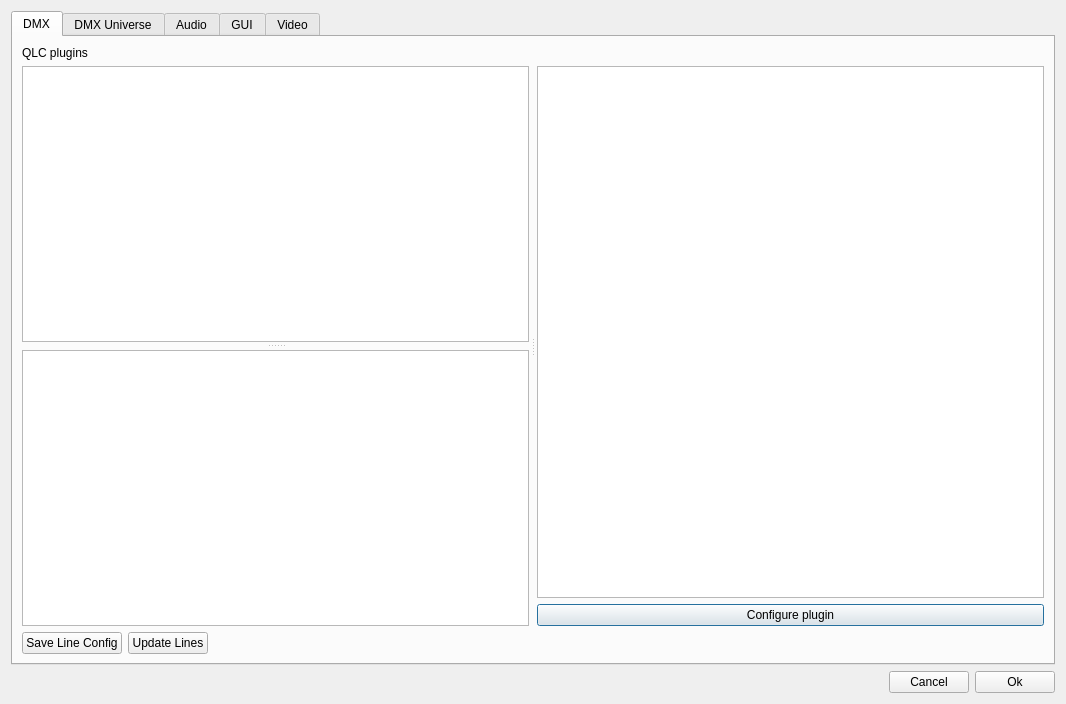
<?xml version="1.0" encoding="UTF-8"?>
<ui version="4.0">
 <class>SetupWidget</class>
 <widget class="QDialog" name="SetupWidget">
  <property name="geometry">
   <rect>
    <x>0</x>
    <y>0</y>
    <width>1066</width>
    <height>704</height>
   </rect>
  </property>
  <property name="windowTitle">
   <string>StageRunner Setup &amp; Configuration</string>
  </property>
  <layout class="QVBoxLayout" name="verticalLayout">
   <item>
    <widget class="QTabWidget" name="tabWidget">
     <property name="currentIndex">
      <number>0</number>
     </property>
     <widget class="QWidget" name="dmxTab">
      <attribute name="title">
       <string>DMX</string>
      </attribute>
      <layout class="QVBoxLayout" name="verticalLayout_3">
       <item>
        <widget class="QLabel" name="qlcPluginLab">
         <property name="text">
          <string>QLC plugins</string>
         </property>
        </widget>
       </item>
       <item>
        <widget class="QSplitter" name="splitter_2">
         <property name="sizePolicy">
          <sizepolicy hsizetype="Expanding" vsizetype="Expanding">
           <horstretch>0</horstretch>
           <verstretch>0</verstretch>
          </sizepolicy>
         </property>
         <property name="orientation">
          <enum>Qt::Horizontal</enum>
         </property>
         <property name="handleWidth">
          <number>8</number>
         </property>
         <property name="childrenCollapsible">
          <bool>false</bool>
         </property>
         <widget class="QSplitter" name="splitter">
          <property name="orientation">
           <enum>Qt::Vertical</enum>
          </property>
          <property name="handleWidth">
           <number>8</number>
          </property>
          <widget class="QListWidget" name="qlcPluginsList"/>
          <widget class="QTableWidget" name="dmxMappingTable"/>
         </widget>
         <widget class="QWidget" name="layoutWidget">
          <layout class="QVBoxLayout" name="verticalLayout_2">
           <item>
            <widget class="QTextEdit" name="qlcPluginEdit"/>
           </item>
           <item>
            <widget class="QPushButton" name="configurePluginButton">
             <property name="text">
              <string>Configure plugin</string>
             </property>
            </widget>
           </item>
          </layout>
         </widget>
        </widget>
       </item>
       <item>
        <layout class="QHBoxLayout" name="pluginLayout">
         <property name="topMargin">
          <number>0</number>
         </property>
         <item>
          <widget class="QPushButton" name="saveDmxConfigButton">
           <property name="text">
            <string>Save Line Config</string>
           </property>
          </widget>
         </item>
         <item>
          <widget class="QPushButton" name="updateLinesButton">
           <property name="text">
            <string>Update Lines</string>
           </property>
          </widget>
         </item>
         <item>
          <spacer name="horizontalSpacer_2">
           <property name="orientation">
            <enum>Qt::Horizontal</enum>
           </property>
           <property name="sizeHint" stdset="0">
            <size>
             <width>40</width>
             <height>20</height>
            </size>
           </property>
          </spacer>
         </item>
        </layout>
       </item>
      </layout>
     </widget>
     <widget class="QWidget" name="dmxUniverseTab">
      <attribute name="title">
       <string>DMX Universe</string>
      </attribute>
      <layout class="QVBoxLayout" name="verticalLayout_5">
       <item>
        <widget class="QPushButton" name="addDmxUniverseToTemplateButton">
         <property name="text">
          <string>Add DMX Universe Template to template list</string>
         </property>
        </widget>
       </item>
       <item>
        <spacer name="verticalSpacer_3">
         <property name="orientation">
          <enum>Qt::Vertical</enum>
         </property>
         <property name="sizeHint" stdset="0">
          <size>
           <width>20</width>
           <height>479</height>
          </size>
         </property>
        </spacer>
       </item>
      </layout>
     </widget>
     <widget class="QWidget" name="audioTab">
      <attribute name="title">
       <string>Audio</string>
      </attribute>
      <layout class="QGridLayout" name="audioLayout">
       <property name="horizontalSpacing">
        <number>10</number>
       </property>
       <item row="0" column="0">
        <widget class="QLabel" name="label_2">
         <property name="text">
          <string>Audio buffer size (bytes)</string>
         </property>
        </widget>
       </item>
       <item row="4" column="3">
        <widget class="QLabel" name="label_3">
         <property name="text">
          <string>Slot 2 Output device</string>
         </property>
        </widget>
       </item>
       <item row="5" column="2">
        <widget class="QSpinBox" name="mapAudioToDmx3">
         <property name="maximum">
          <number>512</number>
         </property>
        </widget>
       </item>
       <item row="6" column="4">
        <widget class="QComboBox" name="slotDeviceCombo4"/>
       </item>
       <item row="2" column="1">
        <widget class="QCheckBox" name="useLogVolumeProjectCheck">
         <property name="text">
          <string>in project</string>
         </property>
        </widget>
       </item>
       <item row="1" column="1">
        <widget class="QLabel" name="reactivateAudioLabel">
         <property name="text">
          <string>reactivate after (ms)</string>
         </property>
        </widget>
       </item>
       <item row="2" column="0">
        <widget class="QLabel" name="useLogVolumeLabel">
         <property name="text">
          <string>Use logarithmic volume dials</string>
         </property>
        </widget>
       </item>
       <item row="5" column="4">
        <widget class="QComboBox" name="slotDeviceCombo3"/>
       </item>
       <item row="8" column="3" colspan="2">
        <widget class="QPushButton" name="restartAudioVideoSlots">
         <property name="text">
          <string>Restart Audio and Video Slots</string>
         </property>
        </widget>
       </item>
       <item row="3" column="2">
        <widget class="QSpinBox" name="mapAudioToDmx1">
         <property name="toolTip">
          <string>DMX Channel</string>
         </property>
         <property name="maximum">
          <number>512</number>
         </property>
        </widget>
       </item>
       <item row="8" column="0" colspan="2">
        <widget class="QLabel" name="defaultAudioFadeOutTimeMs">
         <property name="text">
          <string>Default audio fadeout time [ms]</string>
         </property>
        </widget>
       </item>
       <item row="3" column="1">
        <widget class="QSpinBox" name="mapAudioToUniv1">
         <property name="toolTip">
          <string>Universe for sound slot 1</string>
         </property>
         <property name="maximum">
          <number>4</number>
         </property>
        </widget>
       </item>
       <item row="2" column="2">
        <widget class="QCheckBox" name="useLogVolumeDefaultCheck">
         <property name="text">
          <string>Logarithmic volume default</string>
         </property>
        </widget>
       </item>
       <item row="5" column="3">
        <widget class="QLabel" name="label_4">
         <property name="text">
          <string>Slot 3 Output device</string>
         </property>
        </widget>
       </item>
       <item row="6" column="2">
        <widget class="QSpinBox" name="mapAudioToDmx4">
         <property name="maximum">
          <number>512</number>
         </property>
        </widget>
       </item>
       <item row="3" column="3">
        <widget class="QLabel" name="chanOutputLabel0">
         <property name="text">
          <string>Slot 1 Output device</string>
         </property>
        </widget>
       </item>
       <item row="1" column="2">
        <widget class="QSpinBox" name="reactivateAudioTimeSpin">
         <property name="maximum">
          <number>10000</number>
         </property>
         <property name="singleStep">
          <number>25</number>
         </property>
         <property name="value">
          <number>800</number>
         </property>
        </widget>
       </item>
       <item row="8" column="2">
        <widget class="QSpinBox" name="defaultAudioFadeOutMsSpin">
         <property name="maximum">
          <number>10000</number>
         </property>
         <property name="singleStep">
          <number>100</number>
         </property>
         <property name="value">
          <number>5000</number>
         </property>
        </widget>
       </item>
       <item row="5" column="0">
        <widget class="QLabel" name="mapAudioToChannelLabel1_3">
         <property name="toolTip">
          <string>Map audio volumefor slot 3 to a DMX input channel
Enables volume control on your light console</string>
         </property>
         <property name="text">
          <string>Map Audio Slot 3 to DMX</string>
         </property>
        </widget>
       </item>
       <item row="4" column="4">
        <widget class="QComboBox" name="slotDeviceCombo2"/>
       </item>
       <item row="5" column="1">
        <widget class="QSpinBox" name="mapAudioToUniv3">
         <property name="toolTip">
          <string>Universe for sound slot 3</string>
         </property>
         <property name="maximum">
          <number>4</number>
         </property>
        </widget>
       </item>
       <item row="7" column="1">
        <widget class="QSpinBox" name="playlistChannelSpin">
         <property name="minimum">
          <number>1</number>
         </property>
         <property name="maximum">
          <number>4</number>
         </property>
        </widget>
       </item>
       <item row="9" column="1">
        <spacer name="verticalSpacer_2">
         <property name="orientation">
          <enum>Qt::Vertical</enum>
         </property>
         <property name="sizeHint" stdset="0">
          <size>
           <width>20</width>
           <height>40</height>
          </size>
         </property>
        </spacer>
       </item>
       <item row="6" column="0">
        <widget class="QLabel" name="mapAudioToChannelLabel1_4">
         <property name="toolTip">
          <string>Map audio volumefor slot 4 to a DMX input channel
Enables volume control on your light console</string>
         </property>
         <property name="text">
          <string>Map Audio Slot 4 to DMX</string>
         </property>
        </widget>
       </item>
       <item row="4" column="0">
        <widget class="QLabel" name="mapAudioToChannelLabel1_2">
         <property name="toolTip">
          <string>Map audio volumefor slot 2 to a DMX input channel
Enables volume control on your light console</string>
         </property>
         <property name="text">
          <string>Map Audio Slot 2 to DMX</string>
         </property>
        </widget>
       </item>
       <item row="4" column="1">
        <widget class="QSpinBox" name="mapAudioToUniv2">
         <property name="toolTip">
          <string>Universe for sound slot 2</string>
         </property>
         <property name="maximum">
          <number>4</number>
         </property>
        </widget>
       </item>
       <item row="3" column="0">
        <widget class="QLabel" name="mapAudioToChannelLabel1">
         <property name="toolTip">
          <string>Map audio volumefor slot 1 to a DMX input channel
Enables volume control on your light console</string>
         </property>
         <property name="text">
          <string>Map Audio Slot 1 to DMX</string>
         </property>
        </widget>
       </item>
       <item row="6" column="3">
        <widget class="QLabel" name="label_5">
         <property name="text">
          <string>Slot 4 Output device</string>
         </property>
        </widget>
       </item>
       <item row="4" column="2">
        <widget class="QSpinBox" name="mapAudioToDmx2">
         <property name="toolTip">
          <string>DMX Channel</string>
         </property>
         <property name="maximum">
          <number>512</number>
         </property>
        </widget>
       </item>
       <item row="7" column="0">
        <widget class="QLabel" name="playlistChannelLabel">
         <property name="text">
          <string>FX Audio playlist default slot</string>
         </property>
        </widget>
       </item>
       <item row="1" column="0">
        <widget class="QCheckBox" name="prohibitAudioDoubleStartCheck">
         <property name="text">
          <string>Prohibit double start</string>
         </property>
        </widget>
       </item>
       <item row="0" column="2">
        <widget class="QLineEdit" name="audioBufferSizeEdit"/>
       </item>
       <item row="6" column="1">
        <widget class="QSpinBox" name="mapAudioToUniv4">
         <property name="toolTip">
          <string>Universe for sound slot 4</string>
         </property>
         <property name="maximum">
          <number>4</number>
         </property>
        </widget>
       </item>
       <item row="3" column="4">
        <widget class="QComboBox" name="slotDeviceCombo1"/>
       </item>
       <item row="0" column="3" colspan="2">
        <widget class="QCheckBox" name="audioInTaskCheck">
         <property name="text">
          <string>Play audio in background task</string>
         </property>
        </widget>
       </item>
      </layout>
     </widget>
     <widget class="QWidget" name="guiTab">
      <attribute name="title">
       <string>GUI</string>
      </attribute>
      <layout class="QVBoxLayout" name="verticalLayout_4">
       <item>
        <widget class="QGroupBox" name="groupBox">
         <property name="title">
          <string>Interface Style</string>
         </property>
         <layout class="QGridLayout" name="gridLayout">
          <item row="0" column="0">
           <widget class="QLabel" name="appStyleLabel">
            <property name="text">
             <string>Application style</string>
            </property>
           </widget>
          </item>
          <item row="0" column="1">
           <widget class="QComboBox" name="appStyleCombo"/>
          </item>
          <item row="1" column="0">
           <widget class="QLabel" name="dialKnobStyleLabel">
            <property name="text">
             <string>Dial knob style</string>
            </property>
           </widget>
          </item>
          <item row="1" column="1">
           <widget class="QComboBox" name="dialKnobStyleCombo"/>
          </item>
          <item row="2" column="1">
           <widget class="QCheckBox" name="guiIsDarkCheck">
            <property name="text">
             <string>GUI has dark appearance</string>
            </property>
           </widget>
          </item>
         </layout>
        </widget>
       </item>
       <item>
        <widget class="QCheckBox" name="noInterfaceFeedbackCheck">
         <property name="text">
          <string>Enable DMX channel feedback for non existing interfaces</string>
         </property>
        </widget>
       </item>
       <item>
        <widget class="QGroupBox" name="showVolumeDialGroup">
         <property name="title">
          <string>Show Volume Dial</string>
         </property>
        </widget>
       </item>
       <item>
        <widget class="QGroupBox" name="enableFFTGroup">
         <property name="title">
          <string>Enable FFT</string>
         </property>
        </widget>
       </item>
       <item>
        <spacer name="verticalSpacer">
         <property name="orientation">
          <enum>Qt::Vertical</enum>
         </property>
         <property name="sizeHint" stdset="0">
          <size>
           <width>20</width>
           <height>40</height>
          </size>
         </property>
        </spacer>
       </item>
      </layout>
     </widget>
     <widget class="QWidget" name="videoTab">
      <attribute name="title">
       <string>Video</string>
      </attribute>
      <layout class="QVBoxLayout" name="verticalLayout_6">
       <item>
        <widget class="QGroupBox" name="videoWinSizeGroup">
         <property name="toolTip">
          <string>Force Video window output size to this resolution
Tip:
try 1906x1072 and use a black desktop background,
in case there are white edges in your output video  </string>
         </property>
         <property name="title">
          <string>Video window size</string>
         </property>
         <layout class="QHBoxLayout" name="horizontalLayout_2">
          <item>
           <widget class="QLabel" name="xLab">
            <property name="text">
             <string>X</string>
            </property>
           </widget>
          </item>
          <item>
           <widget class="QLineEdit" name="videoXSizeEdit"/>
          </item>
          <item>
           <widget class="QLabel" name="yLab">
            <property name="text">
             <string>Y</string>
            </property>
           </widget>
          </item>
          <item>
           <widget class="QLineEdit" name="videoYSizeEdit"/>
          </item>
          <item>
           <spacer name="horizontalSpacer_3">
            <property name="orientation">
             <enum>Qt::Horizontal</enum>
            </property>
            <property name="sizeHint" stdset="0">
             <size>
              <width>326</width>
              <height>20</height>
             </size>
            </property>
           </spacer>
          </item>
         </layout>
        </widget>
       </item>
       <item>
        <widget class="QGroupBox" name="optionGroup">
         <property name="title">
          <string>Options</string>
         </property>
         <layout class="QGridLayout" name="gridLayout_3">
          <item row="0" column="0">
           <widget class="QCheckBox" name="videoForceSecondCheck">
            <property name="text">
             <string>Always open video window on 2nd desktop, if it exists</string>
            </property>
           </widget>
          </item>
         </layout>
        </widget>
       </item>
       <item>
        <spacer name="verticalSpacer_4">
         <property name="orientation">
          <enum>Qt::Vertical</enum>
         </property>
         <property name="sizeHint" stdset="0">
          <size>
           <width>20</width>
           <height>40</height>
          </size>
         </property>
        </spacer>
       </item>
      </layout>
     </widget>
    </widget>
   </item>
   <item>
    <layout class="QHBoxLayout" name="horizontalLayout">
     <item>
      <spacer name="horizontalSpacer">
       <property name="orientation">
        <enum>Qt::Horizontal</enum>
       </property>
       <property name="sizeHint" stdset="0">
        <size>
         <width>40</width>
         <height>20</height>
        </size>
       </property>
      </spacer>
     </item>
     <item>
      <widget class="QPushButton" name="cancelButton">
       <property name="text">
        <string>Cancel</string>
       </property>
      </widget>
     </item>
     <item>
      <widget class="QPushButton" name="okButton">
       <property name="text">
        <string>Ok</string>
       </property>
      </widget>
     </item>
    </layout>
   </item>
  </layout>
 </widget>
 <resources/>
 <connections>
  <connection>
   <sender>prohibitAudioDoubleStartCheck</sender>
   <signal>toggled(bool)</signal>
   <receiver>reactivateAudioLabel</receiver>
   <slot>setEnabled(bool)</slot>
   <hints>
    <hint type="sourcelabel">
     <x>56</x>
     <y>91</y>
    </hint>
    <hint type="destinationlabel">
     <x>396</x>
     <y>115</y>
    </hint>
   </hints>
  </connection>
 </connections>
</ui>
